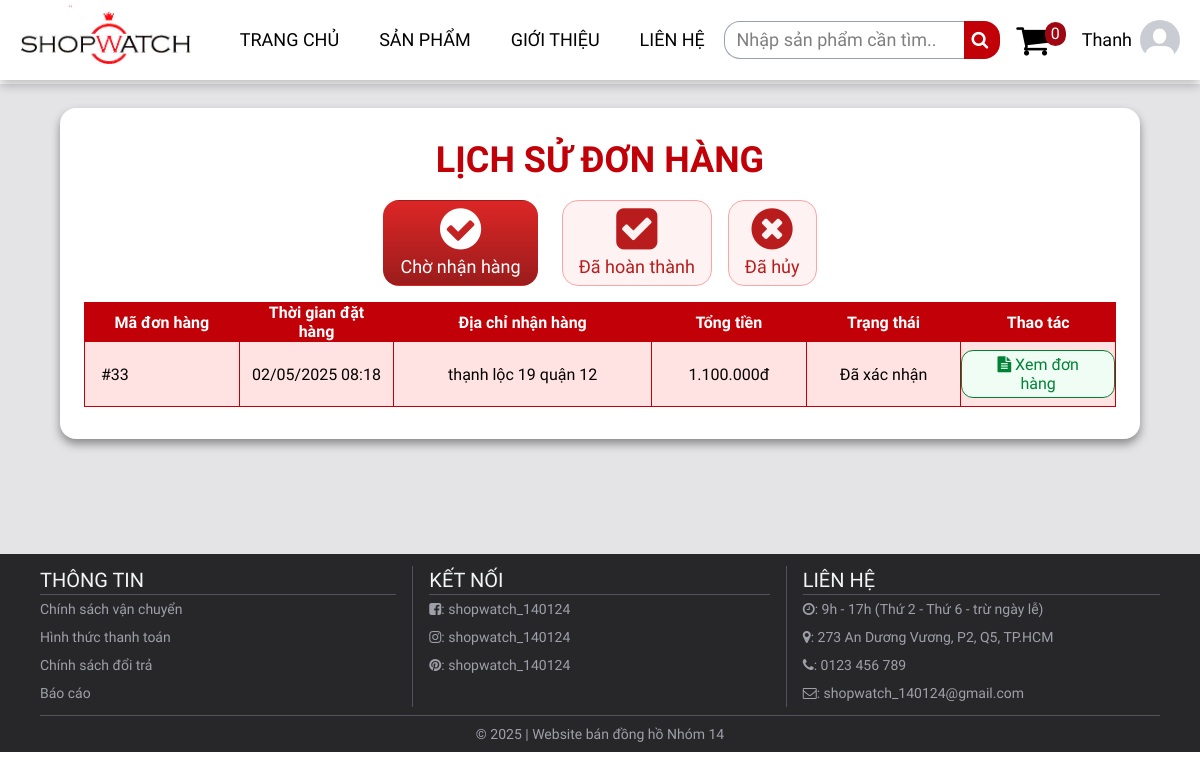
Page /order-history.php (signed in) on the earlier database version.
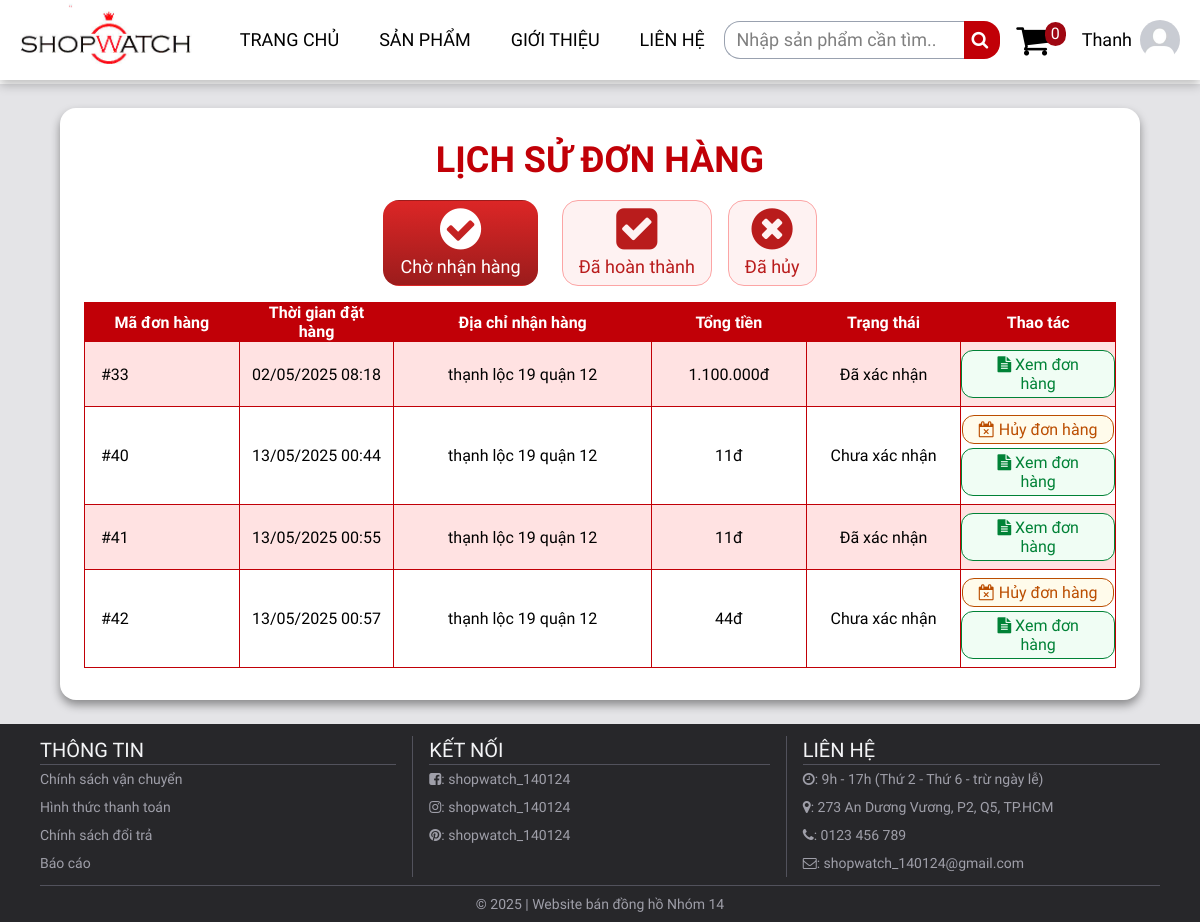
Same page on the later database version.
### tables this page shows
CREATE TABLE `tbl_order` (
  `id` int(11) NOT NULL,
  `orderDate` datetime NOT NULL,
  `address` longtext NOT NULL,
  `totalPrice` float NOT NULL,
  `status` varchar(150) NOT NULL,
  `customerId` int(11) NOT NULL,
  `payment_method` enum('money','credit-card') NOT NULL
);

### lib/session.php (called while the page is built, shortened)
<?php
class Session{
    public static function get($key){
        if(isset($_SESSION[$key])){
            return $_SESSION[$key];
        }
        else {
            return false;
        }
    }
}
?>

### classes/cart.php (called while the page is built, shortened)
<?php
$filepath = realpath(dirname(__FILE__));
include_once($filepath . '/../lib/database.php');
include_once($filepath . '/../lib/session.php');
?>
<?php
class cart
{
    private $db;
    public function __construct()
    {
        $this->db = new Database();
    }
    public function get_total_quantity_cart() {
        $sessionId = session_id();
        $customer_id = Session::get('customer_id') ? Session::get('customer_id') : null;
        if ($customer_id) {
            $query = "SELECT SUM(quantity) as total FROM tbl_cart WHERE customer_id = ?";
            $result = $this->db->select($query, [$customer_id]);
        } else {
            $query = "SELECT SUM(quantity) as total FROM tbl_cart WHERE sessionId = ?";
            $result = $this->db->select($query, [$sessionId]);
        }
        if ($result) {
            $row = $result->fetch_assoc();
            return $row['total'] ? (int)$row['total'] : 0;
        }
        return 0;
    }
}
?>

### lib/database.php (called while the page is built, shortened)
<?php
Class Database{
    public $host = DB_HOST;
    public $user = DB_USER;
    public $pass = DB_PASS;
    public $dbname = DB_NAME;
    public $link;
private function connectDB(){
    $this->link = new mysqli($this->host, $this->user,$this->pass, $this->dbname);
}
public function select($query, $params = []) {
    try {
        if (empty($params)) {
            $result = $this->link->query($query);
            if ($result === false) {
                $this->error = "Truy vấn thất bại: " . $this->link->error;
                error_log($this->error);
                return false;
            }
            if ($result->num_rows > 0) {
                return $result;
            } else {
                return false;
            }
        } else {
            $stmt = $this->link->prepare($query);
            $types = str_repeat('s', count($params));
            $stmt->bind_param($types, ...$params);
            if (!$stmt->execute()) {
                $this->error = "Thực thi truy vấn thất bại: " . $stmt->error;
                error_log($this->error);
                $stmt->close();
                return false;
            }
            $result = $stmt->get_result();
            if ($result->num_rows > 0) {
                return $result;
            } else {
                return false;
            }
        }
    } catch (Exception $e) {
        $this->error = "Lỗi select: " . $e->getMessage();
        error_log($this->error);
        return false;
    }
}
}
?>

### order-history.php (the view, shortened to what this page needs)
<?php
include_once 'inc/header.php';
include_once 'inc/style.php';
include_once 'lib/session.php';
include_once 'classes/customer.php';
include_once 'lib/database.php';
$db = new Database();
$customer_id = Session::get('customer_id');
$verify_orders_query = "SELECT * FROM tbl_order WHERE customerId = ? AND status IN ('Chưa xác nhận', 'Đã xác nhận')";
$verify_orders = $db->select($verify_orders_query, [(int)$customer_id]);
?>
<!DOCTYPE html>
<html lang="vi">
<head>
    <link rel="stylesheet" href="css/order-history.css">
    <link rel="stylesheet" href="https://cdnjs.cloudflare.com/ajax/libs/font-awesome/4.7.0/css/font-awesome.min.css">
</head>
<body>
    <?php include_once "inc/header.php" ?>
    <main class="px-[5%] py-6 m-header bg-zinc-200">
        <div class="rounded-2xl bg-white product-shadow py-8 px-6 text-lg order-history">
            <h1 class="text-red-700 font-bold text-4xl text-center mb-4">LỊCH SỬ ĐƠN HÀNG</h1>
            <div class="flex gap-x-4 justify-center mb-4">
                <button id="btn-verify" class="status current me-2" onclick="changeOrderList(this)">
                    <i class="fa fa-check-circle text-5xl! block!"></i>
                    <span>Chờ nhận hàng</span>
                </button>
                <button id="btn-complete" class="status" onclick="changeOrderList(this)">
                    <i class="fa fa-check-square text-5xl! block!"></i>
                    <span>Đã hoàn thành</span>
                </button>
                <button id="btn-cancel" class="status" onclick="changeOrderList(this)">
                    <i class="fa fa-times-circle text-5xl! block!"></i>
                    <span>Đã hủy</span>
                </button>
            </div>
            <table id="verify-orders" class="w-full order-table">
                <thead class="bg-red-700 text-white font-bold">
                    <tr>
                        <th class="w-[15%] border-1 border-red-700 px-4 py-1">Mã đơn hàng</th>
                        <th class="w-[15%] border-1 border-red-700 px-4">Thời gian đặt hàng</th>
                        <th class="w-[25%] border-1 border-red-700 px-4">Địa chỉ nhận hàng</th>
                        <th class="w-[15%] border-1 border-red-700 px-4">Tổng tiền</th>
                        <th class="w-[15%] border-1 border-red-700 px-4">Trạng thái</th>
                        <th class="w-[20%] border-1 border-red-700 px-4">Thao tác</th>
                    </tr>
                </thead>
                <tbody class="border-red-700">
                    <?php
                    if ($verify_orders && $verify_orders->num_rows > 0) {
                        while ($order = $verify_orders->fetch_assoc()) {
                    ?>
                            <tr class="odd:bg-red-100 even:bg-white">
                                <td class="border-1 border-red-700 px-4 py-1">#<?php echo htmlspecialchars($order['id']); ?></td>
                                <td class="border-1 border-red-700 text-center"><?php echo htmlspecialchars(date('d/m/Y H:i', strtotime($order['orderDate']))); ?></td>
                                <td class="border-1 border-red-700 text-center"><?php echo htmlspecialchars($order['address']); ?></td>
                                <td class="border-1 border-red-700 text-center"><?php echo number_format($order['totalPrice'], 0, ',', '.'); ?>đ</td>
                                <td class="border-1 border-red-700 text-center"><?php echo htmlspecialchars($order['status']); ?></td>
                                <td class="border-1 border-red-700 text-center pt-1 pb-2">
                                    <?php if ($order['status'] == 'Chưa xác nhận') { ?>
                                        <button class="px-4 py-1 mt-1 rounded-xl bg-amber-50 border-1 border-amber-700 text-amber-700 hover:border-transparent hover:bg-linear-to-b hover:from-amber-700 hover:to-amber-800 hover:text-white duration-150 cursor-pointer" onclick="cancelOrder(<?php echo $order['id']; ?>)">
                                            <i class="fa fa-calendar-times-o"></i> Hủy đơn hàng
                                        </button>
                                    <?php } ?>
                                    <button onclick="openOverlay(<?php echo $order['id']; ?>)" class="px-4 py-1 mt-1 rounded-xl bg-green-50 border-1 border-green-700 text-green-700 hover:border-transparent hover:bg-linear-to-b hover:from-green-700 hover:to-green-800 hover:text-white duration-150 cursor-pointer">
                                        <i class="fa fa-file-text"></i> Xem đơn hàng
                                    </button>
                                </td>
                            </tr>
                    <?php
                        }
                    } else {
                    ?>
                        <tr>
                            <td colspan="6" class="text-center py-4">Không có đơn hàng</td>
                        </tr>
                    <?php
                    }
                    ?>
                </tbody>
            </table>
        </div>
    </main>
    <?php include_once "inc/footer.php" ?>
</body>
</html>

### inc/header.php (shortened to what this page needs)
<?php
include_once 'lib/session.php';
include_once 'lib/database.php';
$ct = new cart();
$quantity_cart = $ct->get_total_quantity_cart();
?>
<header class="flex items-center justify-between w-full px-5 mb-1 z-1000 fixed top-0 left-0 right-0 bg-white">
  <div class="flex gap-x-4 items-center text-lg">
    <a href="index.php"><img src="images/logo.jpg" alt="Logo ShopWatch" class="h-20 pe-5" /></a>
    <a href="index.php" id="header-btn-index" class="fira-sans px-3 py-1 hover:bg-red-800 hover:text-white hover:font-bold duration-150">TRANG CHỦ</a>
    <a href="product.php" id="header-btn-product" class="fira-sans px-3 py-1 hover:bg-red-800 hover:text-white hover:font-bold duration-150">SẢN PHẨM</a>
    <a href="introduce.php" id="header-btn-introduce" class="fira-sans px-3 py-1 hover:bg-red-800 hover:text-white hover:font-bold duration-150">GIỚI THIỆU</a>
    <a href="contact.php" id="header-btn-contact" class="fira-sans px-3 py-1 hover:bg-red-800 hover:text-white hover:font-bold duration-150">LIÊN HỆ</a>
  </div>
  <div class="flex gap-x-4 items-center">
    <form method="GET" action="product.php" class="flex">
      <input type="search" id="search" name="search" class="rounded-ss-2xl rounded-es-2xl text-lg px-3 py-1 border-gray-400 bg-white border-1 border-e-0 focus:border-red-700 focus:text-red-700 duration-150 w-[20dvw]" placeholder="Nhập sản phẩm cần tìm..." autocomplete="off" />
      <button type="submit" class="rounded-se-2xl rounded-ee-2xl bg-red-700 text-white text-lg ps-2 pe-3 py-1 hover:bg-red-600 duration-150 cursor-pointer">
        <i class="fa fa-search"></i>
      </button>
    </form>
    <?php
    $login_check = Session::get('customer_login');
    if ($login_check == false) {
    ?>
      <a href="login.php" class="text-lg px-3 py-1 hover:bg-red-800 hover:text-white hover:font-bold duration-150">
        <i class="fa fa-user-circle text-xl" aria-hidden="true"></i>
        <span class="fira-sans">ĐĂNG NHẬP</span>
      </a>
    <?php
    } else {
      $username = Session::get('customer_username');
    ?>
      <div class="cart">
        <a href="cart.php" class="relative cursor-pointer">
          <i class="fa fa-shopping-cart text-4xl! me-4" aria-hidden="true"></i>
          <div class="bg-red-800 text-white absolute -top-4 right-0 rounded-full px-1.5">
            <?= $quantity_cart ? $quantity_cart : 0; ?>
          </div>
        </a>
      </div>
      <div class="flex gap-x-2 items-center text-lg relative cursor-pointer" id="header-user">
        <?= htmlspecialchars($username); ?>
        <img src="images/avatars/default.jpg" alt="avatar" class="h-10 rounded-full" />
      </div>
    <?php
    }
    ?>
  </div>
</header>

### inc/style.php (shortened to what this page needs)
<link rel="stylesheet" href="https://cdnjs.cloudflare.com/ajax/libs/font-awesome/4.7.0/css/font-awesome.min.css">
<link rel="stylesheet" type="text/css" href="https://cdn.jsdelivr.net/npm/slick-carousel@1.8.1/slick/slick.css" />
<link rel="stylesheet" type="text/css" href="css/style.css">
<link rel="stylesheet" type="text/css" href="css/header.css">
<link rel="stylesheet" type="text/css" href="css/flexslider.css">
<script src="https://cdn.jsdelivr.net/npm/@tailwindcss/browser@4"></script>

### inc/footer.php
<footer class="bg-zinc-800 text-zinc-400 pt-3 px-10">
  <div class="border-b-1 border-b-zinc-600 flex pb-2">
    <div class="w-1/3 border-e-1 border-e-zinc-600 pe-4">
      <div class="text-gray-100 text-xl border-b-1 border-b-zinc-600">THÔNG TIN</div>
      <div class="text-sm py-1">Chính sách vận chuyển</div>
      <div class="text-sm py-1">Hình thức thanh toán</div>
      <div class="text-sm py-1">Chính sách đổi trả</div>
      <div class="text-sm py-1">Báo cáo</div>
    </div>
    <div class="w-1/3 border-e-1 border-e-zinc-600 px-4">
      <div class="text-gray-100 text-xl border-b-1 border-b-zinc-600">KẾT NỐI</div>
      <div class="text-sm py-1">
        <i class="fa fa-facebook-square" aria-hidden="true"></i>: shopwatch_140124
      </div>
      <div class="text-sm py-1">
        <i class="fa fa-instagram" aria-hidden="true"></i>: shopwatch_140124
      </div>
      <div class="text-sm py-1">
        <i class="fa fa-pinterest" aria-hidden="true"></i>: shopwatch_140124
      </div>
    </div>
    <div class="w-1/3 ps-4">
      <div class="text-gray-100 text-xl border-b-1 border-b-zinc-600">LIÊN HỆ</div>
      <div class="text-sm py-1">
        <i class="fa fa-clock-o" aria-hidden="true"></i>: 9h - 17h (Thứ 2 - Thứ 6 - trừ ngày lễ)
      </div>
      <div class="text-sm py-1">
        <i class="fa fa-map-marker" aria-hidden="true"></i>: 273 An Dương Vương, P2, Q5, TP.HCM
      </div>
      <div class="text-sm py-1">
        <i class="fa fa-phone" aria-hidden="true"></i>: 0123 456 789
      </div>
      <div class="text-sm py-1">
        <i class="fa fa-envelope-o" aria-hidden="true"></i>: shopwatch_140124@gmail.com
      </div>
    </div>
  </div>
  <p class="text-center text-sm py-2">
    &copy; 2025 | Website bán đồng hồ Nhóm 14
  </p>
</footer>

### css/style.css (style rules this page uses)
* { font-family: "Monda", "Arial", sans-serif; outline: none; }
.m-header { margin-top: 84px; }
.product-shadow { box-shadow: 0 5px 10px rgba(0,0,0,0.40); }
main { min-height: calc(100dvh - 330px); }

Differences in the rows shown:
added tbl_order: id "40", orderDate "13/05/2025 00:44", address "thạnh lộc 19 quận 12", totalPrice "11", status "Chưa xác nhận"
added tbl_order: id "41", orderDate "13/05/2025 00:55", address "thạnh lộc 19 quận 12", totalPrice "11", status "Đã xác nhận"
added tbl_order: id "42", orderDate "13/05/2025 00:57", address "thạnh lộc 19 quận 12", totalPrice "44", status "Chưa xác nhận"
